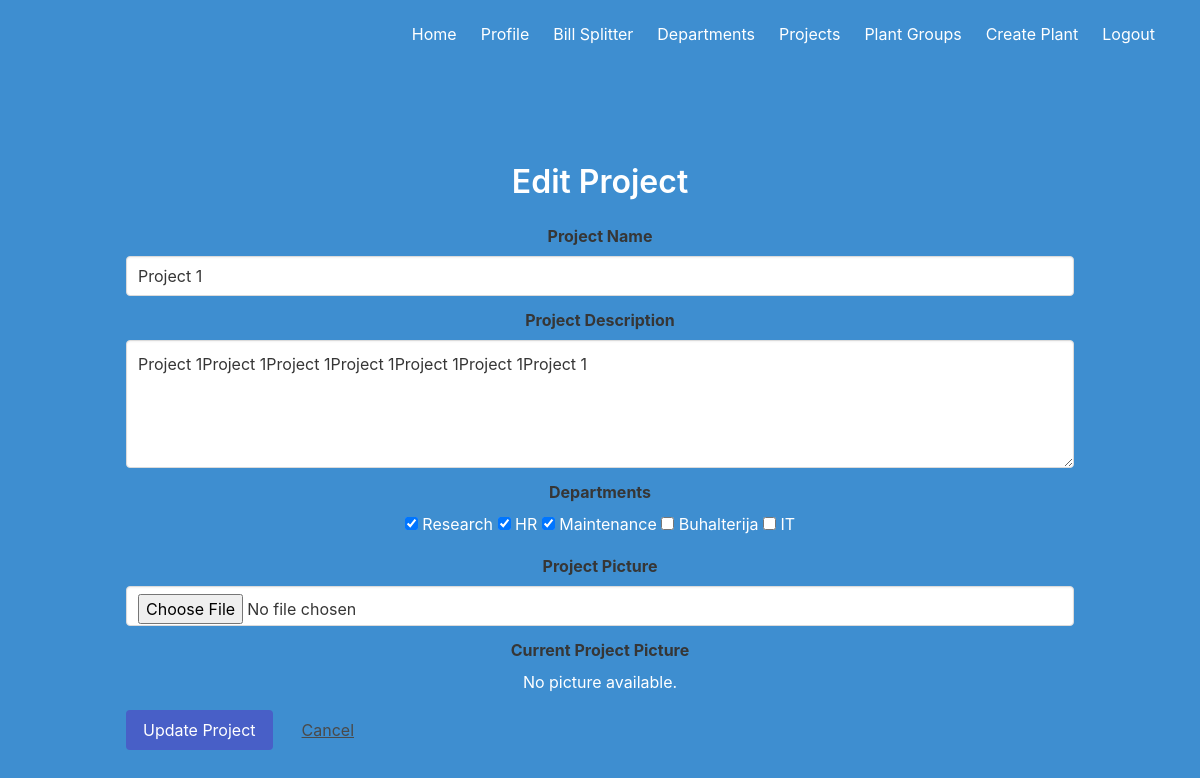
Screenshot of /departments/projects/1 (signed in) with the database file from the repository.
### project/models.py (models this page shows, shortened)
class Projects(db.Model):
    __tablename__ = 'projects'
    id = Column(Integer, primary_key=True)
    project_name = Column(String(255), nullable=False)
    project_description = Column(String(1000), nullable=False)
    project_picture = Column(String(1000), nullable=True)
    departments = relationship("ProjectsDepartmentsIntermediary", back_populates="project", cascade="all, delete-orphan")

class Departments(db.Model):
    __tablename__ = 'departments'
    id = Column(Integer, primary_key=True)
    department_name = Column(String(255), nullable=False, unique=True)
    projects = relationship("ProjectsDepartmentsIntermediary", back_populates="department", cascade="all, delete-orphan")

### project/departments.py (the view, shortened to what this page needs)
@departments_bp.route('/projects/<int:project_id>', methods=['GET', 'POST'])
@login_required
def project(project_id):
    project = Projects.query.get_or_404(project_id)
    departments = Departments.query.all()
    assigned_departments = [intermediary.department_id for intermediary in ProjectsDepartmentsIntermediary.query.filter_by(project_id=project_id).all()]
    return render_template('project.html', project=project, departments=departments, assigned_departments=assigned_departments)

### project/templates/project.html
{% extends 'base.html' %} {% block content %}
<section class="section">
  <div class="container">
    <h1 class="title">Edit Project</h1>
    <form
      method="POST"
      action="{{ url_for('departments.project', project_id=project.id) }}"
      enctype="multipart/form-data"
    >
      <div class="field">
        <label class="label">Project Name</label>
        <div class="control">
          <input
            class="input"
            type="text"
            name="project_name"
            value="{{ project.project_name }}"
            required
          />
        </div>
      </div>
      <div class="field">
        <label class="label">Project Description</label>
        <div class="control">
          <textarea class="textarea" name="project_description" required>
{{ project.project_description }}</textarea
          >
        </div>
      </div>
      <div class="field">
        <label class="label">Departments</label>
        <div class="control">
          {% for department in departments %}
          <label class="checkbox">
            <input
              type="checkbox"
              name="department_ids"
              value="{{ department.id }}"
              {%
              if
              department.id
              in
              assigned_departments
              %}
              checked
              {%
              endif
              %}
            />
            {{ department.department_name }}
          </label>
          {% endfor %}
        </div>
      </div>
      <div class="field">
        <label class="label">Project Picture</label>
        <div class="control">
          <input class="input" type="file" name="project_picture" />
        </div>
      </div>
      <div class="field">
        <label class="label">Current Project Picture</label>
        <div class="control">
          {% if project.project_picture %}
          <img
            src="{{ url_for('static', filename='images/' + project.project_picture) }}"
            alt="{{ project.project_name }}"
          />
          {% else %}
          <p>No picture available.</p>
          {% endif %}
        </div>
      </div>
      <div class="field is-grouped">
        <div class="control">
          <button class="button is-link" type="submit">Update Project</button>
        </div>
        <div class="control">
          <a class="button is-text" href="{{ url_for('departments.projects') }}"
            >Cancel</a
          >
        </div>
      </div>
    </form>
  </div>
</section>
{% endblock %}

### rows the page displays
Projects: project_name "Project 1", project_description "Project 1Project 1Project 1Project 1Project 1Project 1Project 1"
Departments: department_ids "☑", department_name "Research"
Departments: department_ids "☑", department_name "HR"
Departments: department_ids "☑", department_name "Maintenance"
Departments: department_name "Buhalterija"
Departments: department_name "IT"
